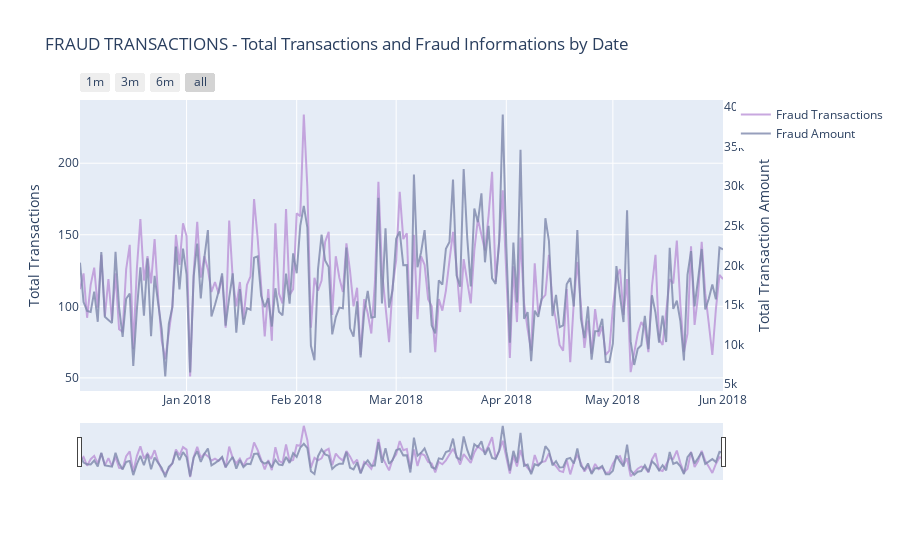

Notebook cell for this chart:
### Markdown cell above
## FRAUD TRANSACTIONS BY DATE
- Visualizing only Fraud Transactions by Date

### Code cell
# Calling the function to transform the date column in datetime pandas object

#seting some static color options
color_op = ['#5527A0', '#BB93D7', '#834CF7', '#6C941E', '#93EAEA', '#7425FF', '#F2098A', '#7E87AC', 
            '#EBE36F', '#7FD394', '#49C35D', '#3058EE', '#44FDCF', '#A38F85', '#C4CEE0', '#B63A05', 
            '#4856BF', '#F0DB1B', '#9FDBD9', '#B123AC']

tmp_amt = df_trans.groupby([df_trans.Date.dt.date, 'isFraud'])['TransactionAmt'].sum().reset_index()
tmp_trans = df_trans.groupby([df_trans.Date.dt.date, 'isFraud'])['TransactionAmt'].count().reset_index()

tmp_trans_fraud = tmp_trans[tmp_trans['isFraud'] == 1]
tmp_amt_fraud = tmp_amt[tmp_amt['isFraud'] == 1]

dates_temp = df_trans.groupby(df_trans.Date.dt.date)['TransactionAmt'].count().reset_index()
# renaming the columns to apropriate names

# creating the first trace with the necessary parameters
trace = go.Scatter(x=tmp_trans_fraud['Date'], y=tmp_trans_fraud.TransactionAmt,
                    opacity = 0.8, line = dict(color = color_op[1]), name= 'Fraud Transactions')

# using the new dates_temp_sum we will create the second trace
trace1 = go.Scatter(x=tmp_amt_fraud.Date, line = dict(color = color_op[7]), name="Fraud Amount",
                    y=tmp_amt_fraud['TransactionAmt'], opacity = 0.8, yaxis='y2')

#creating the layout the will allow us to give an title and 
# give us some interesting options to handle with the outputs of graphs
layout = dict(
    title= "FRAUD TRANSACTIONS - Total Transactions and Fraud Informations by Date",
    xaxis=dict(
        rangeselector=dict(
            buttons=list([
                dict(count=1, label='1m', step='month', stepmode='backward'),
                dict(count=3, label='3m', step='month', stepmode='backward'),
                dict(count=6, label='6m', step='month', stepmode='backward'),
                dict(step='all')
            ])
        ),
        rangeslider=dict(visible = True),
        type='date' ),
    yaxis=dict(title='Total Transactions'),
    yaxis2=dict(overlaying='y',
                anchor='x', side='right',
                zeroline=False, showgrid=False,
                title='Total Transaction Amount')
)

# creating figure with the both traces and layout
fig = dict(data= [trace, trace1], layout=layout)

#rendering the graphs
iplot(fig) #it's an equivalent to plt.show()

### Figure 1 — Plotly figure (JSON) as saved in the notebook; plotly's stock layout.template omitted (floating-point values rounded to 4 significant figures; data arrays with more than 128 entries replaced by an {"elided": "..."} marker saying what was removed)
{"data": [{"line": {"color": "#BB93D7"}, "name": "Fraud Transactions", "opacity": 0.8, "type": "scatter", "x": {"elided": "182 str values"}, "y": {"elided": "182 int values"}}, {"line": {"color": "#7E87AC"}, "name": "Fraud Amount", "opacity": 0.8, "type": "scatter", "x": {"elided": "182 str values"}, "y": {"elided": "182 float values"}, "yaxis": "y2"}], "layout": {"title": {"text": "FRAUD TRANSACTIONS - Total Transactions and Fraud Informations by Date"}, "xaxis": {"rangeselector": {"buttons": [{"count": 1, "label": "1m", "step": "month", "stepmode": "backward"}, {"count": 3, "label": "3m", "step": "month", "stepmode": "backward"}, {"count": 6, "label": "6m", "step": "month", "stepmode": "backward"}, {"step": "all"}]}, "rangeslider": {"visible": true}, "type": "date"}, "yaxis": {"title": {"text": "Total Transactions"}}, "yaxis2": {"anchor": "x", "overlaying": "y", "showgrid": false, "side": "right", "title": {"text": "Total Transaction Amount"}, "zeroline": false}}}
